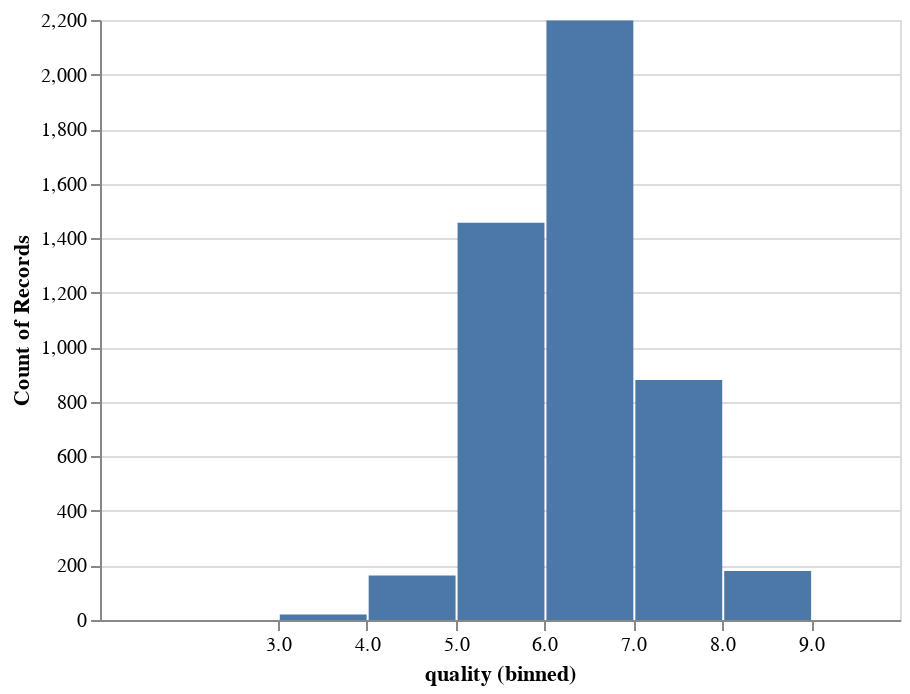

Source (notebook cell):
### Code cell
(alt.Chart(df).mark_bar().encode(
    alt.X('quality', bin=alt.Bin(maxbins=10), scale=alt.Scale(domain=(1, 10))),
    y='count()'))

### Figure 1 — Vega-Lite specification as saved in the notebook (floating-point values rounded to 4 significant figures; data arrays with more than 128 entries replaced by an {"elided": "..."} marker saying what was removed)
{"config": {"view": {"continuousWidth": 400, "continuousHeight": 300}}, "data": {"name": "data-d27fab7ce8d52fc106bebbf82c949e24"}, "mark": "bar", "encoding": {"x": {"type": "quantitative", "bin": {"maxbins": 10}, "field": "quality", "scale": {"domain": [1, 10]}}, "y": {"type": "quantitative", "aggregate": "count"}}, "$schema": "https://vega.github.io/schema/vega-lite/v4.8.1.json", "datasets": {"data-d27fab7ce8d52fc106bebbf82c949e24": {"elided": "4898 records"}}}
